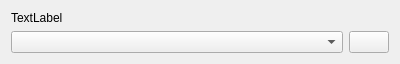
<?xml version="1.0" encoding="UTF-8"?>
<ui version="4.0">
 <class>DebconfSelect</class>
 <widget class="QWidget" name="DebconfSelect">
  <property name="geometry">
   <rect>
    <x>0</x>
    <y>0</y>
    <width>400</width>
    <height>52</height>
   </rect>
  </property>
  <property name="sizePolicy">
   <sizepolicy hsizetype="Preferred" vsizetype="Minimum">
    <horstretch>0</horstretch>
    <verstretch>0</verstretch>
   </sizepolicy>
  </property>
  <property name="windowTitle">
   <string>Form</string>
  </property>
  <layout class="QGridLayout" name="gridLayout">
   <item row="0" column="0">
    <widget class="QLabel" name="descriptionL">
     <property name="text">
      <string>TextLabel</string>
     </property>
     <property name="wordWrap">
      <bool>true</bool>
     </property>
     <property name="buddy">
      <cstring>selectCB</cstring>
     </property>
    </widget>
   </item>
   <item row="1" column="0">
    <widget class="KComboBox" name="selectCB"/>
   </item>
   <item row="1" column="1">
    <widget class="KPushButton" name="helpPB">
     <property name="sizePolicy">
      <sizepolicy hsizetype="Fixed" vsizetype="Fixed">
       <horstretch>0</horstretch>
       <verstretch>0</verstretch>
      </sizepolicy>
     </property>
    </widget>
   </item>
  </layout>
 </widget>
 <customwidgets>
  <customwidget>
   <class>KPushButton</class>
   <extends>QPushButton</extends>
   <header>kpushbutton.h</header>
  </customwidget>
  <customwidget>
   <class>KComboBox</class>
   <extends>QComboBox</extends>
   <header>kcombobox.h</header>
  </customwidget>
 </customwidgets>
 <resources/>
 <connections/>
</ui>
